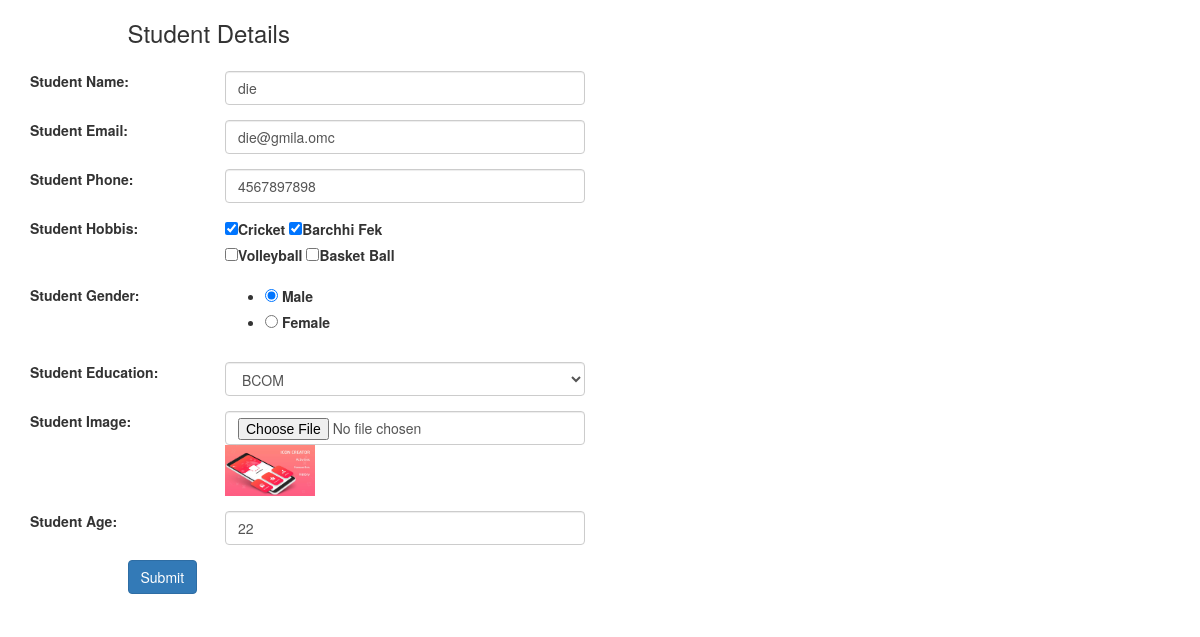
Page /update_stud/7 on the committed database.
### student/models.py (models this page shows)
class Stud(models.Model):
        name = models.CharField(max_length = 50 )
        email = models.EmailField(blank = True )
        number = models.IntegerField()
        hobbies = models.CharField(blank = True, max_length =255 )
        gender = models.CharField(blank = True, max_length =50 )
        education = models.CharField(blank = True, max_length =50 )
        image = models.FileField(upload_to='student_image',blank = True)
        age = models.CharField(blank = True,max_length =50 )
        class Meta:
            db_table = "student"

### student/views.py (the view)
# urls.py: path('update_stud/<int:id>', views.update_stud),
def update_stud(request, id):
     stud = Stud.objects.get(id=id)
     if request.method == "POST" :
        form = StudForm(request.POST, request.FILES, instance = stud)
        if form.is_valid():
            form.save()
            messages.success(request, 'Update successful!')
            return redirect("/show_stud")
        message = 'Something we are wrong!'
        return render(request, 'edit.html',{'message':message,'stud':form})
     else:
         form = Stud.objects.get(id=id)
         stud = StudForm(instance = form)
         content = {'stud':stud,'id':id}
         return render(request, 'edit.html',content)

### student/templates/edit.html (shortened to what this page needs)
<!DOCTYPE html>
<html lang="en">
<head>
    {% load static %}
    <link rel="stylesheet" href="https://maxcdn.bootstrapcdn.com/bootstrap/3.4.1/css/bootstrap.min.css">
</head>
<body>
        <form method="POST" class="post-form" action="/update_stud/{{id}}" enctype="multipart/form-data">
        <div class="container">
            <div class="form-group row">
                <div class="col-sm-4">
                    <h3>Student Details</h3>
                </div>
            </div>
            <div class="form-group row">
                <label class="col-sm-2 col-form-label">Student Name:</label>
                <div class="col-sm-4">
                     {{ stud.name }}
                </div>
            </div>
            <div class="form-group row">
                <label class="col-sm-2 col-form-label">Student Email:</label>
                <div class="col-sm-4">
                    {{ stud.email }}
                </div>
            </div>
            <div class="form-group row">
                <label class="col-sm-2 col-form-label">Student Phone:</label>
                <div class="col-sm-4">
                    {{ stud.number }}
                </div>
            </div>
            <div class="form-group row">
                 <label class="col-sm-2 col-form-label">Student Hobbis:</label>
                    <div class="col-sm-4">
                        <label for="id_hobbies_0"><input type="checkbox" name="hobbies" {% if 'cricket' in stud.hobbies.value %}checked{% endif %} value="cricket" id="id_hobbies_0">Cricket</label>
                        <label for="id_hobbies_1"><input type="checkbox" name="hobbies" {% if 'barchhi_fek' in stud.hobbies.value %}checked{% endif %} value="barchhi_fek" id="id_hobbies_1">Barchhi Fek</label><br>
                        <label for="id_hobbies_2"><input type="checkbox" name="hobbies" {% if 'volleyball' in stud.hobbies.value %}checked{% endif %} value="volleyball" id="id_hobbies_2">Volleyball</label>
                        <label for="id_hobbies_3"><input type="checkbox" name="hobbies" {% if 'basket_ball' in stud.hobbies.value %}checked{% endif %} value="basket_ball" id="id_hobbies_3">Basket Ball</label>
                    </div>
            </div>
            <div class="form-group row">
                <label class="col-sm-2 col-form-label">Student Gender:</label>
                    <div class="col-sm-4">
                            {{ stud.gender }}
                    </div>
            </div>
            <div class="form-group row">
                <label class="col-sm-2 col-form-label">Student Education:</label>
                    <div class="col-sm-4">
                            {{ stud.education }}
                    </div>
            </div>
            <div class="form-group row">
                <label class="col-sm-2 col-form-label">Student Image:</label>
                    <div class="col-sm-4">
                            {{ stud.image }}
                            {% if stud.image.value %}
                                    <img src="/media/{{stud.image.value}}" class="img img-responsive" width="90px">
                            {% endif %}
                    </div>
            </div>
            <div class="form-group row">
                <label class="col-sm-2 col-form-label">Student Age:</label>
                    <div class="col-sm-4">
                            {{ stud.age }}
                    </div>
            </div>
            <div class="form-group row">
                <label class="col-sm-1 col-form-label"></label>
                <div class="col-sm-4">
                    <button type="submit" class="btn btn-primary">Submit</button>
                </div>
            </div>
        </div>
    </form>

### rows in the picture
Stud: name "die", email "die@gmila.omc", number "4567897898", hobbies "☑", gender "☑ Male ☐ Female", education "BCOM", image.value (picture), age "22"
